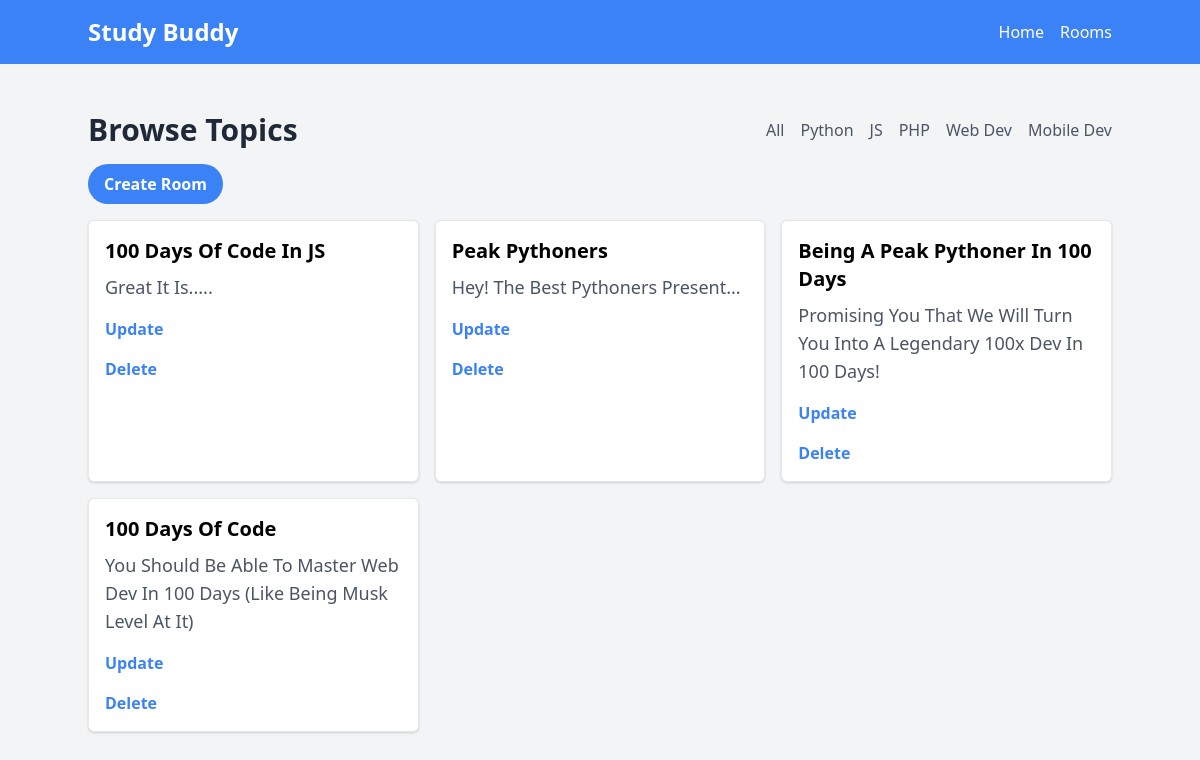
Before: / with the older database file.
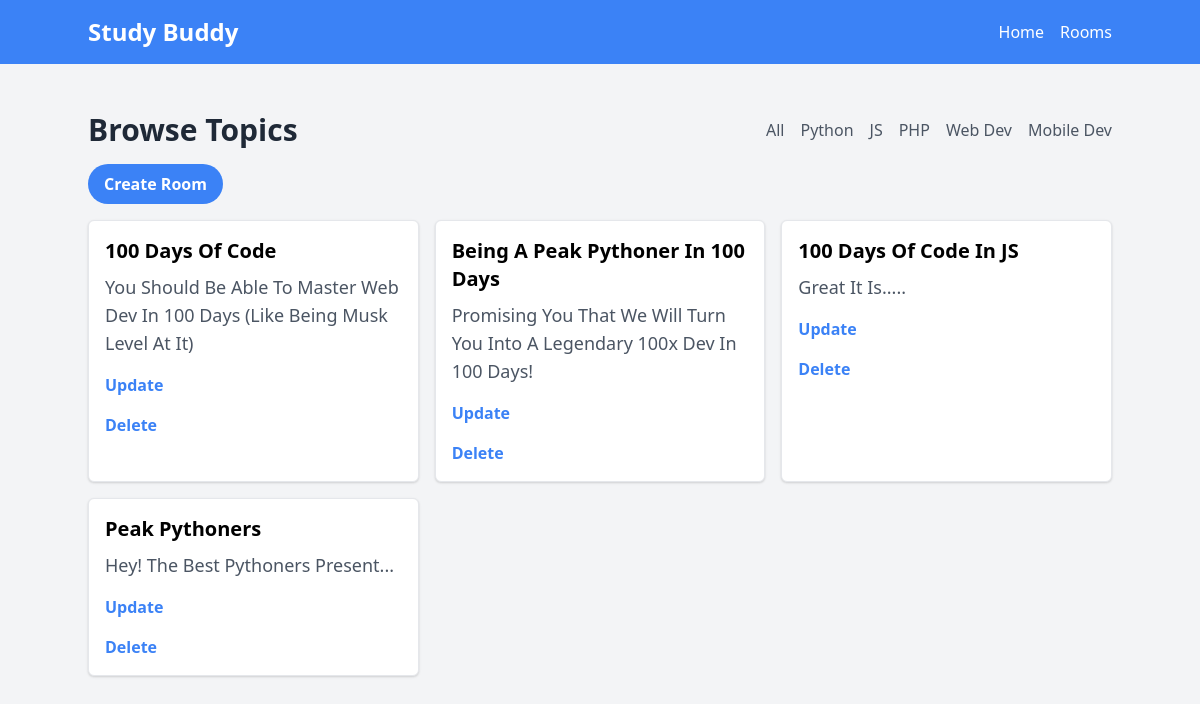
After: the same page with the newer database file.
### base/models.py (models this page shows, shortened)
class Topic(models.Model):
    name = models.CharField(max_length=200)

class Room(models.Model):
    host = models.ForeignKey(User, on_delete=models.SET_NULL, null = True)
    topic = models.ForeignKey(Topic, on_delete=models.SET_NULL, null = True)
    name = models.CharField(max_length=200)
    description = models.TextField(null=True, blank=True)
    updated = models.DateTimeField(auto_now=True)
    created = models.DateTimeField(auto_now_add=True)
    class Meta:
        ordering = ["-updated", "-created"]

### base/views.py (the view)
# urls.py: 2. Add a URL to urlpatterns:  path('', views.home, name='home')
def home(request):
    search = request.GET.get("search")
    if search == None or search == "All":
        rooms = Room.objects.all()
    else:
        rooms = Room.objects.filter(topic__name__icontains=search)
    topics = Topic.objects.all()
    context = {"rooms" : rooms, "topics": topics}
    return render(request,  "base/home.html", context)

### base/templates/base/home.html
{% extends "mainlayout.html" %}
{% block content %}
<div class="container mx-auto mt-8">
    <div class="py-4">
        <div class="container mx-auto">
            <div class="flex items-center justify-between">
                <h2 class="text-gray-800 text-3xl font-semibold">Browse Topics</h2>
                <ul class="flex space-x-4">
                    <li>
                        <a href="{% url 'home' %}?search=All" class="text-gray-600 hover:text-indigo-500 hover:underline transition duration-300">All</a>
                    </li>
                    {% for topic in topics %}
                    <li>
                        <a href="{% url 'home' %}?search={{topic.name}}" class="text-gray-600 hover:text-indigo-500 hover:underline transition duration-300">{{topic.name}}</a>
                    </li>
                    {% endfor %}
                </ul>
            </div>
        </div>
    </div>
        <a href="{% url 'create-room' %}" class="bg-blue-500 text-white font-bold py-2 px-4 rounded-full hover:bg-blue-700 hover:shadow-md transition duration-300 mb-4 inline-block">Create Room</a>
    <div class="grid grid-cols-1 md:grid-cols-2 lg:grid-cols-3 gap-4">
        {% for room in rooms %}
            <div class="bg-white border p-4 rounded-md shadow">
                <a href="{% url 'room' room.id %}">
                    <h5 class="text-xl font-bold mb-2">{{ room.name }}</h5>
                    <p class="text-lg text-gray-600">{{ room.description }}</p>
                </a>
                <a href="{% url 'update-room' room.id %}" class="mt-4 block text-blue-500 font-semibold hover:underline">Update</a>
                <a href="{% url 'delete-room' room.id %}" class="mt-4 block text-blue-500 font-semibold hover:underline">Delete</a>
            </div>
        {% endfor %}
    </div>
</div>
{% endblock content %}

Changed rows visible on the page:
changed Room "100 Days Of Code": moves up the list
changed Room "Being A Peak Pythoner In 100 Days": moves up the list
